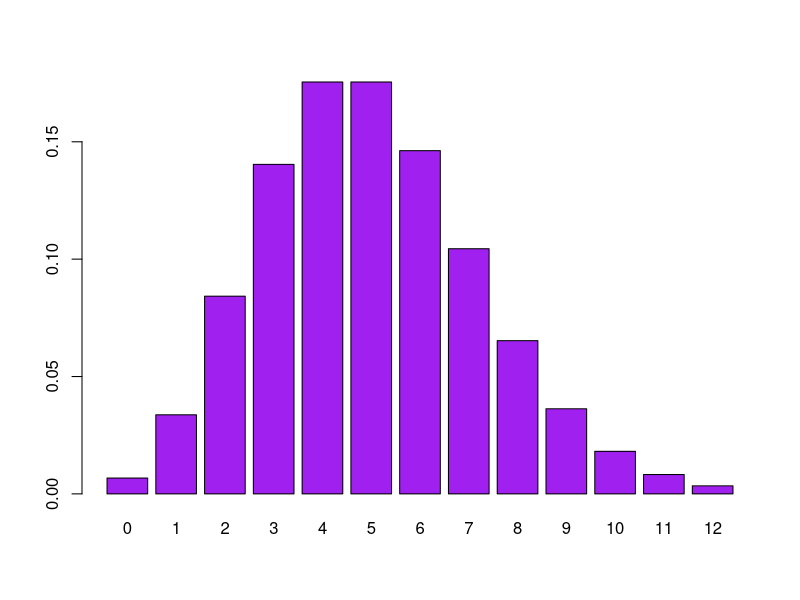

Reproduce this figure in R.
## ---- chunk 1
knitr::opts_chunk$set(echo = TRUE)
## ---- chunk 2
dpois(x = 3, lambda = 5)
## ---- chunk 3
dpois(x = 0:12, lambda = 5)
## ---- chunk 4
barplot(dpois(0:12,5), names.arg = 0:12, col = "purple")
## ---- chunk 5
genotype = c("AA","AO","BB","AO","OO")

genotypeF = factor(c(genotype,"Level"))

levels(genotypeF)
